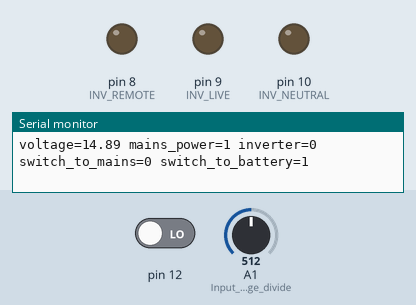
This sketch was run on a simulated Arduino Uno, built with avr-gcc and run on an emulated ATmega328P. On the bench: output pins drawn as LEDs (lit = HIGH), the last lines printed to the serial monitor. The test bench sets the inputs (shaded band); at power-on: pin 12 LOW, A1 (Input_from_voltage_divide) = 512.

Above: at 1.2 s.
1.3 s: pin 12 driven HIGH
At 6.1 s:
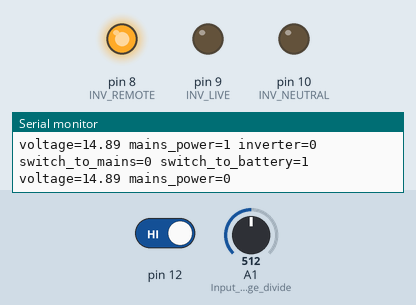
At 6.9 s:
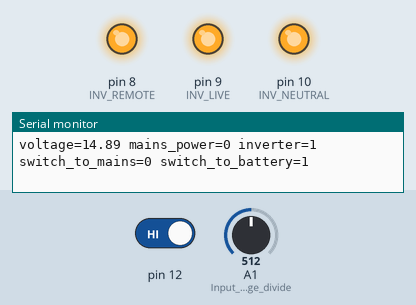
Timing chart, 0 to 8.4 s (numbered marks = the images above; inputs shaded):
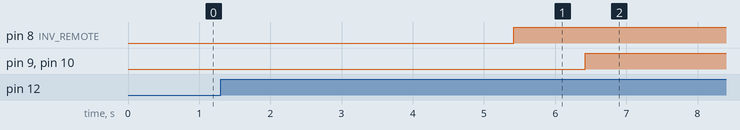

Measured:
- after the input at 1.3 s, pin 8 (INV_REMOTE): LOW → HIGH after 4.1 s; pin 9 (INV_LIVE), pin 10 (INV_NEUTRAL): LOW → HIGH after 5.1 s

The sketch:

SolarVoltmeter.ino
```cpp
// http://startingelectronics.com/articles/arduino/measuring-voltage-with-arduino/

/*--------------------------------------------------------------
  Program:      volt_measure

  Description:  Reads value on analog input A2 and calculates
                the voltage assuming that a voltage divider
                network on the pin divides by 11.

  Hardware:     Arduino Uno with voltage divider on A2.

  Software:     Developed using Arduino 1.0.5 software
                Should be compatible with Arduino 1.0 +

  Date:         22 May 2013

  Author:       W.A. Smith, http://startingelectronics.com
--------------------------------------------------------------*/

// number of analog samples to take per reading
#define NUM_SAMPLES     20

// Sample and loop delays in milliseconds
#define SAMPLE_DELAY    20
#define LOOP_DELAY    4600

// Number of samples (effectively the delay time) before switching power source
#define MAX_SWITCH_COUNT   24

int sum = 0;                    // sum of samples taken
unsigned char sample_count = 0; // current sample number
float voltage = 0.0;            // calculated voltage

int inverter    = 0;            // is the inverter remote on?
int mains_power = 0;            // is mains power on?

#define REF_VOLTAGE  4.97       // Arduino 5V voltage

#define INV_REMOTE      8       // Output pin for inverter remote control
#define INV_LIVE        9       // Output pin for inverter live power
#define INV_NEUTRAL    10       // Output pin for inverter neutral power

// Voltage thresholds for switching between battery/solar and mains
float v_upper = 12.55;
float v_lower = 11.85;

// Number of samples
int switch_to_battery = 0;
int switch_to_mains = 0;

// Voltage divider A0: 12.59 / 2.11

void setup()
{
    Serial.begin(9600);
    pinMode(A0, INPUT);  // Doesn't seem to work
    pinMode(A1, INPUT);  // Input from voltage divider

    pinMode(12, INPUT);  // mains_power voltage sensor (relay contact, 0V/5V)
    // Relay http://www.farnell.com/datasheets/296895.pdf wiring 5V (digital 1)=no power

    pinMode(INV_REMOTE, OUTPUT);   // Relay board channel 1: Inverter remote
    pinMode(INV_LIVE, OUTPUT);   // Relay board channel 3: Inverter/mains_power live
    pinMode(INV_NEUTRAL, OUTPUT);   // Relay board channel 4: Inverter/mains_power neutral

    digitalWrite(INV_REMOTE, LOW);
    digitalWrite(INV_LIVE, LOW);
    digitalWrite(INV_NEUTRAL, LOW);

}

void loop()
{
    // take a number of analog samples and add them up
    while (sample_count < NUM_SAMPLES) {
        float sample = analogRead(A1);
        sum += sample;
        sample_count++;
        // Serial.print("Actual: ");
        // Serial.println(sample);
        delay(SAMPLE_DELAY);
    }
    // calculate the voltage
    // use 5.0 for a 5.0V ADC reference voltage
    // 5.015V is the calibrated reference voltage
    voltage = (((float)sum / (float)NUM_SAMPLES * REF_VOLTAGE) / 1024.0) * 5.99;

    // send voltage for display on Serial Monitor
    // voltage multiplied by 11 when using voltage divider that
    // divides by 11. 11.132 is the calibrated voltage divide
    // value

    Serial.print("voltage=");
    Serial.print(voltage);

    // mains_power sensor
    mains_power = !digitalRead(12);

    Serial.print(" mains_power=");
    Serial.print(mains_power);

    if (!mains_power) {
        // Always use inverter: low-voltage cutoff will cause it to power off eventually
        if (!inverter) {
            inverterOn();
        }
    } else {

      // Battery getting low
      if ((voltage < v_lower) && inverter) {
          switch_to_mains++;
      } else {
           switch_to_mains = 0;
      }

      // Battery charged and/or solar power available
      if ((voltage > v_upper) && !inverter) {
        switch_to_battery++;
      } else {
         switch_to_battery = 0;
      }

      if (switch_to_mains > MAX_SWITCH_COUNT) {
        inverterOff();
      }

      if (switch_to_battery > MAX_SWITCH_COUNT) {
        inverterOn();
      }

    }

    Serial.print(" inverter=");
    Serial.print(inverter);

    Serial.print(" switch_to_mains=");
    Serial.print(switch_to_mains);

    Serial.print(" switch_to_battery=");
    Serial.print(switch_to_battery);

    Serial.println();

    sample_count = 0;
    sum = 0;

    delay(LOOP_DELAY);
}

void inverterOn() {
  digitalWrite(INV_REMOTE, HIGH);
  delay(1000);
  digitalWrite(INV_LIVE, HIGH);
  digitalWrite(INV_NEUTRAL, HIGH);
  inverter = 1;
}

void inverterOff() {
  digitalWrite(INV_LIVE, LOW);
  digitalWrite(INV_NEUTRAL, LOW);
  delay(500);
  digitalWrite(INV_REMOTE, LOW);
  inverter = 0;
}
```
